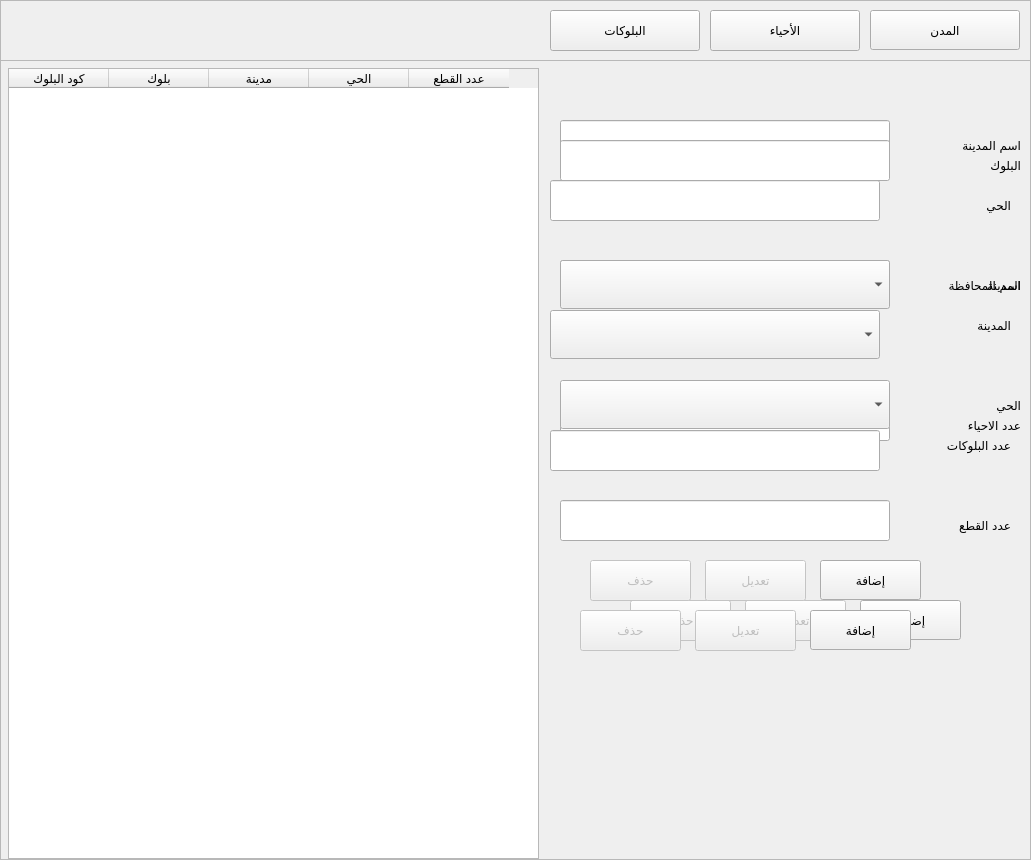
<?xml version="1.0" encoding="UTF-8"?>
<ui version="4.0">
 <class>UC_Manager</class>
 <widget class="QFrame" name="UC_Manager">
  <property name="geometry">
   <rect>
    <x>0</x>
    <y>0</y>
    <width>1031</width>
    <height>860</height>
   </rect>
  </property>
  <property name="windowTitle">
   <string>Frame</string>
  </property>
  <property name="frameShape">
   <enum>QFrame::StyledPanel</enum>
  </property>
  <property name="frameShadow">
   <enum>QFrame::Raised</enum>
  </property>
  <widget class="QFrame" name="Frame_Manager">
   <property name="geometry">
    <rect>
     <x>0</x>
     <y>0</y>
     <width>1031</width>
     <height>860</height>
    </rect>
   </property>
   <property name="frameShape">
    <enum>QFrame::StyledPanel</enum>
   </property>
   <property name="frameShadow">
    <enum>QFrame::Raised</enum>
   </property>
   <widget class="QFrame" name="Frame_Manager_Cities">
    <property name="geometry">
     <rect>
      <x>0</x>
      <y>60</y>
      <width>1031</width>
      <height>800</height>
     </rect>
    </property>
    <property name="frameShape">
     <enum>QFrame::StyledPanel</enum>
    </property>
    <property name="frameShadow">
     <enum>QFrame::Raised</enum>
    </property>
    <widget class="QLabel" name="label_265">
     <property name="geometry">
      <rect>
       <x>900</x>
       <y>210</y>
       <width>121</width>
       <height>31</height>
      </rect>
     </property>
     <property name="font">
      <font>
       <family>simplified arabic</family>
      </font>
     </property>
     <property name="text">
      <string>اسم المحافظة</string>
     </property>
    </widget>
    <widget class="QPushButton" name="btn_remove_city">
     <property name="enabled">
      <bool>false</bool>
     </property>
     <property name="geometry">
      <rect>
       <x>630</x>
       <y>540</y>
       <width>101</width>
       <height>41</height>
      </rect>
     </property>
     <property name="font">
      <font>
       <family>simplified arabic</family>
      </font>
     </property>
     <property name="cursor">
      <cursorShape>PointingHandCursor</cursorShape>
     </property>
     <property name="text">
      <string>حذف</string>
     </property>
    </widget>
    <widget class="QLabel" name="label_264">
     <property name="geometry">
      <rect>
       <x>900</x>
       <y>70</y>
       <width>121</width>
       <height>31</height>
      </rect>
     </property>
     <property name="font">
      <font>
       <family>simplified arabic</family>
      </font>
     </property>
     <property name="text">
      <string>اسم المدينة</string>
     </property>
    </widget>
    <widget class="QLineEdit" name="txtCityName">
     <property name="geometry">
      <rect>
       <x>560</x>
       <y>60</y>
       <width>330</width>
       <height>41</height>
      </rect>
     </property>
     <property name="font">
      <font>
       <family>simplified arabic</family>
      </font>
     </property>
    </widget>
    <widget class="QLabel" name="label_266">
     <property name="geometry">
      <rect>
       <x>900</x>
       <y>350</y>
       <width>121</width>
       <height>31</height>
      </rect>
     </property>
     <property name="font">
      <font>
       <family>simplified arabic</family>
      </font>
     </property>
     <property name="text">
      <string>عدد الاحياء</string>
     </property>
    </widget>
    <widget class="QTableWidget" name="tbl_cities">
     <property name="geometry">
      <rect>
       <x>8</x>
       <y>8</y>
       <width>501</width>
       <height>781</height>
      </rect>
     </property>
     <property name="selectionBehavior">
      <enum>QAbstractItemView::SelectRows</enum>
     </property>
     <property name="textElideMode">
      <enum>Qt::ElideNone</enum>
     </property>
     <column>
      <property name="text">
       <string>الكود</string>
      </property>
     </column>
     <column>
      <property name="text">
       <string>اسم المدينة</string>
      </property>
     </column>
     <column>
      <property name="text">
       <string>المحافظة</string>
      </property>
     </column>
     <column>
      <property name="text">
       <string>عدد الاحياء</string>
      </property>
     </column>
    </widget>
    <widget class="QPushButton" name="btn_edit_city">
     <property name="enabled">
      <bool>false</bool>
     </property>
     <property name="geometry">
      <rect>
       <x>745</x>
       <y>540</y>
       <width>101</width>
       <height>41</height>
      </rect>
     </property>
     <property name="font">
      <font>
       <family>simplified arabic</family>
      </font>
     </property>
     <property name="cursor">
      <cursorShape>PointingHandCursor</cursorShape>
     </property>
     <property name="text">
      <string>تعديل</string>
     </property>
    </widget>
    <widget class="QPushButton" name="btn_add_city">
     <property name="geometry">
      <rect>
       <x>860</x>
       <y>540</y>
       <width>101</width>
       <height>40</height>
      </rect>
     </property>
     <property name="font">
      <font>
       <family>simplified arabic</family>
      </font>
     </property>
     <property name="cursor">
      <cursorShape>PointingHandCursor</cursorShape>
     </property>
     <property name="text">
      <string>إضافة</string>
     </property>
    </widget>
    <widget class="QLineEdit" name="txtStreetsNumber">
     <property name="geometry">
      <rect>
       <x>560</x>
       <y>340</y>
       <width>330</width>
       <height>41</height>
      </rect>
     </property>
     <property name="font">
      <font>
       <family>simplified arabic</family>
      </font>
     </property>
     <property name="text">
      <string/>
     </property>
    </widget>
    <widget class="QLineEdit" name="txtGovName">
     <property name="geometry">
      <rect>
       <x>560</x>
       <y>200</y>
       <width>330</width>
       <height>41</height>
      </rect>
     </property>
     <property name="font">
      <font>
       <family>simplified arabic</family>
      </font>
     </property>
     <property name="text">
      <string/>
     </property>
    </widget>
   </widget>
   <widget class="QFrame" name="Frame_Manager_Streets">
    <property name="geometry">
     <rect>
      <x>0</x>
      <y>60</y>
      <width>1031</width>
      <height>800</height>
     </rect>
    </property>
    <property name="frameShape">
     <enum>QFrame::StyledPanel</enum>
    </property>
    <property name="frameShadow">
     <enum>QFrame::Raised</enum>
    </property>
    <widget class="QPushButton" name="btn_add_street">
     <property name="geometry">
      <rect>
       <x>820</x>
       <y>500</y>
       <width>101</width>
       <height>40</height>
      </rect>
     </property>
     <property name="font">
      <font>
       <family>simplified arabic</family>
      </font>
     </property>
     <property name="cursor">
      <cursorShape>PointingHandCursor</cursorShape>
     </property>
     <property name="text">
      <string>إضافة</string>
     </property>
    </widget>
    <widget class="QPushButton" name="btn_remove_street">
     <property name="enabled">
      <bool>false</bool>
     </property>
     <property name="geometry">
      <rect>
       <x>590</x>
       <y>500</y>
       <width>101</width>
       <height>41</height>
      </rect>
     </property>
     <property name="font">
      <font>
       <family>simplified arabic</family>
      </font>
     </property>
     <property name="cursor">
      <cursorShape>PointingHandCursor</cursorShape>
     </property>
     <property name="text">
      <string>حذف</string>
     </property>
    </widget>
    <widget class="QLineEdit" name="txtBlockNumber">
     <property name="geometry">
      <rect>
       <x>550</x>
       <y>370</y>
       <width>330</width>
       <height>41</height>
      </rect>
     </property>
     <property name="font">
      <font>
       <family>simplified arabic</family>
      </font>
     </property>
    </widget>
    <widget class="QTableWidget" name="tbl_streets">
     <property name="geometry">
      <rect>
       <x>8</x>
       <y>8</y>
       <width>501</width>
       <height>791</height>
      </rect>
     </property>
     <property name="selectionBehavior">
      <enum>QAbstractItemView::SelectRows</enum>
     </property>
     <column>
      <property name="text">
       <string>كود الحى</string>
      </property>
     </column>
     <column>
      <property name="text">
       <string>الحي</string>
      </property>
     </column>
     <column>
      <property name="text">
       <string>مدينة</string>
      </property>
     </column>
     <column>
      <property name="text">
       <string>عدد البلوكات</string>
      </property>
     </column>
    </widget>
    <widget class="QLabel" name="label_262">
     <property name="geometry">
      <rect>
       <x>890</x>
       <y>370</y>
       <width>121</width>
       <height>31</height>
      </rect>
     </property>
     <property name="font">
      <font>
       <family>simplified arabic</family>
      </font>
     </property>
     <property name="text">
      <string>عدد البلوكات</string>
     </property>
    </widget>
    <widget class="QLineEdit" name="txtStreetName">
     <property name="geometry">
      <rect>
       <x>550</x>
       <y>120</y>
       <width>330</width>
       <height>41</height>
      </rect>
     </property>
     <property name="font">
      <font>
       <family>simplified arabic</family>
      </font>
     </property>
    </widget>
    <widget class="QComboBox" name="cbxCityName">
     <property name="geometry">
      <rect>
       <x>550</x>
       <y>250</y>
       <width>330</width>
       <height>49</height>
      </rect>
     </property>
    </widget>
    <widget class="QLabel" name="label_260">
     <property name="geometry">
      <rect>
       <x>890</x>
       <y>130</y>
       <width>121</width>
       <height>31</height>
      </rect>
     </property>
     <property name="font">
      <font>
       <family>simplified arabic</family>
      </font>
     </property>
     <property name="text">
      <string>الحي </string>
     </property>
    </widget>
    <widget class="QPushButton" name="btn_edit_street">
     <property name="enabled">
      <bool>false</bool>
     </property>
     <property name="geometry">
      <rect>
       <x>705</x>
       <y>500</y>
       <width>101</width>
       <height>41</height>
      </rect>
     </property>
     <property name="font">
      <font>
       <family>simplified arabic</family>
      </font>
     </property>
     <property name="cursor">
      <cursorShape>PointingHandCursor</cursorShape>
     </property>
     <property name="text">
      <string>تعديل</string>
     </property>
    </widget>
    <widget class="QLabel" name="label_261">
     <property name="geometry">
      <rect>
       <x>890</x>
       <y>250</y>
       <width>121</width>
       <height>31</height>
      </rect>
     </property>
     <property name="font">
      <font>
       <family>simplified arabic</family>
      </font>
     </property>
     <property name="text">
      <string>المدينة </string>
     </property>
    </widget>
   </widget>
   <widget class="QFrame" name="Frame_Manager_Blocks">
    <property name="geometry">
     <rect>
      <x>0</x>
      <y>60</y>
      <width>1031</width>
      <height>800</height>
     </rect>
    </property>
    <property name="frameShape">
     <enum>QFrame::StyledPanel</enum>
    </property>
    <property name="frameShadow">
     <enum>QFrame::Raised</enum>
    </property>
    <widget class="QLabel" name="label_269">
     <property name="geometry">
      <rect>
       <x>900</x>
       <y>90</y>
       <width>121</width>
       <height>31</height>
      </rect>
     </property>
     <property name="font">
      <font>
       <family>simplified arabic</family>
      </font>
     </property>
     <property name="text">
      <string>البلوك</string>
     </property>
    </widget>
    <widget class="QComboBox" name="cbxCityName2">
     <property name="geometry">
      <rect>
       <x>560</x>
       <y>200</y>
       <width>330</width>
       <height>49</height>
      </rect>
     </property>
    </widget>
    <widget class="QComboBox" name="cbxStreetName">
     <property name="geometry">
      <rect>
       <x>560</x>
       <y>320</y>
       <width>330</width>
       <height>49</height>
      </rect>
     </property>
    </widget>
    <widget class="QLabel" name="label_267">
     <property name="geometry">
      <rect>
       <x>900</x>
       <y>210</y>
       <width>121</width>
       <height>31</height>
      </rect>
     </property>
     <property name="font">
      <font>
       <family>simplified arabic</family>
      </font>
     </property>
     <property name="text">
      <string>المدينة</string>
     </property>
    </widget>
    <widget class="QLineEdit" name="txtBlockName">
     <property name="geometry">
      <rect>
       <x>560</x>
       <y>80</y>
       <width>330</width>
       <height>41</height>
      </rect>
     </property>
     <property name="font">
      <font>
       <family>simplified arabic</family>
      </font>
     </property>
    </widget>
    <widget class="QTableWidget" name="tbl_blocks">
     <property name="geometry">
      <rect>
       <x>8</x>
       <y>8</y>
       <width>531</width>
       <height>791</height>
      </rect>
     </property>
     <property name="selectionBehavior">
      <enum>QAbstractItemView::SelectRows</enum>
     </property>
     <column>
      <property name="text">
       <string>كود البلوك</string>
      </property>
     </column>
     <column>
      <property name="text">
       <string>بلوك</string>
      </property>
     </column>
     <column>
      <property name="text">
       <string>مدينة</string>
      </property>
     </column>
     <column>
      <property name="text">
       <string>الحي</string>
      </property>
     </column>
     <column>
      <property name="text">
       <string>عدد القطع</string>
      </property>
     </column>
    </widget>
    <widget class="QLineEdit" name="txtNumPieces">
     <property name="geometry">
      <rect>
       <x>560</x>
       <y>440</y>
       <width>330</width>
       <height>41</height>
      </rect>
     </property>
     <property name="font">
      <font>
       <family>simplified arabic</family>
      </font>
     </property>
    </widget>
    <widget class="QPushButton" name="btn_remove_blok">
     <property name="enabled">
      <bool>false</bool>
     </property>
     <property name="geometry">
      <rect>
       <x>580</x>
       <y>550</y>
       <width>101</width>
       <height>41</height>
      </rect>
     </property>
     <property name="font">
      <font>
       <family>simplified arabic</family>
      </font>
     </property>
     <property name="cursor">
      <cursorShape>PointingHandCursor</cursorShape>
     </property>
     <property name="text">
      <string>حذف</string>
     </property>
    </widget>
    <widget class="QPushButton" name="btn_edit_blok">
     <property name="enabled">
      <bool>false</bool>
     </property>
     <property name="geometry">
      <rect>
       <x>695</x>
       <y>550</y>
       <width>101</width>
       <height>41</height>
      </rect>
     </property>
     <property name="font">
      <font>
       <family>simplified arabic</family>
      </font>
     </property>
     <property name="cursor">
      <cursorShape>PointingHandCursor</cursorShape>
     </property>
     <property name="text">
      <string>تعديل</string>
     </property>
    </widget>
    <widget class="QLabel" name="label_268">
     <property name="geometry">
      <rect>
       <x>900</x>
       <y>330</y>
       <width>121</width>
       <height>31</height>
      </rect>
     </property>
     <property name="font">
      <font>
       <family>simplified arabic</family>
      </font>
     </property>
     <property name="text">
      <string>الحي</string>
     </property>
    </widget>
    <widget class="QLabel" name="label_270">
     <property name="geometry">
      <rect>
       <x>890</x>
       <y>450</y>
       <width>121</width>
       <height>31</height>
      </rect>
     </property>
     <property name="font">
      <font>
       <family>simplified arabic</family>
      </font>
     </property>
     <property name="text">
      <string>عدد القطع</string>
     </property>
    </widget>
    <widget class="QPushButton" name="btn_add_blok">
     <property name="geometry">
      <rect>
       <x>810</x>
       <y>550</y>
       <width>101</width>
       <height>40</height>
      </rect>
     </property>
     <property name="font">
      <font>
       <family>simplified arabic</family>
      </font>
     </property>
     <property name="cursor">
      <cursorShape>PointingHandCursor</cursorShape>
     </property>
     <property name="text">
      <string>إضافة</string>
     </property>
    </widget>
   </widget>
   <widget class="QPushButton" name="btn_cities_frame">
    <property name="geometry">
     <rect>
      <x>870</x>
      <y>10</y>
      <width>150</width>
      <height>40</height>
     </rect>
    </property>
    <property name="font">
     <font>
      <family>simplified arabic</family>
     </font>
    </property>
    <property name="cursor">
     <cursorShape>PointingHandCursor</cursorShape>
    </property>
    <property name="text">
     <string>المدن</string>
    </property>
   </widget>
   <widget class="QPushButton" name="btn_streets_frame">
    <property name="geometry">
     <rect>
      <x>710</x>
      <y>10</y>
      <width>150</width>
      <height>41</height>
     </rect>
    </property>
    <property name="font">
     <font>
      <family>simplified arabic</family>
     </font>
    </property>
    <property name="cursor">
     <cursorShape>PointingHandCursor</cursorShape>
    </property>
    <property name="text">
     <string>الأحياء</string>
    </property>
   </widget>
   <widget class="QPushButton" name="btn_blocks_frame">
    <property name="geometry">
     <rect>
      <x>550</x>
      <y>10</y>
      <width>150</width>
      <height>41</height>
     </rect>
    </property>
    <property name="font">
     <font>
      <family>simplified arabic</family>
     </font>
    </property>
    <property name="cursor">
     <cursorShape>PointingHandCursor</cursorShape>
    </property>
    <property name="text">
     <string>البلوكات</string>
    </property>
   </widget>
  </widget>
 </widget>
 <resources/>
 <connections/>
</ui>
